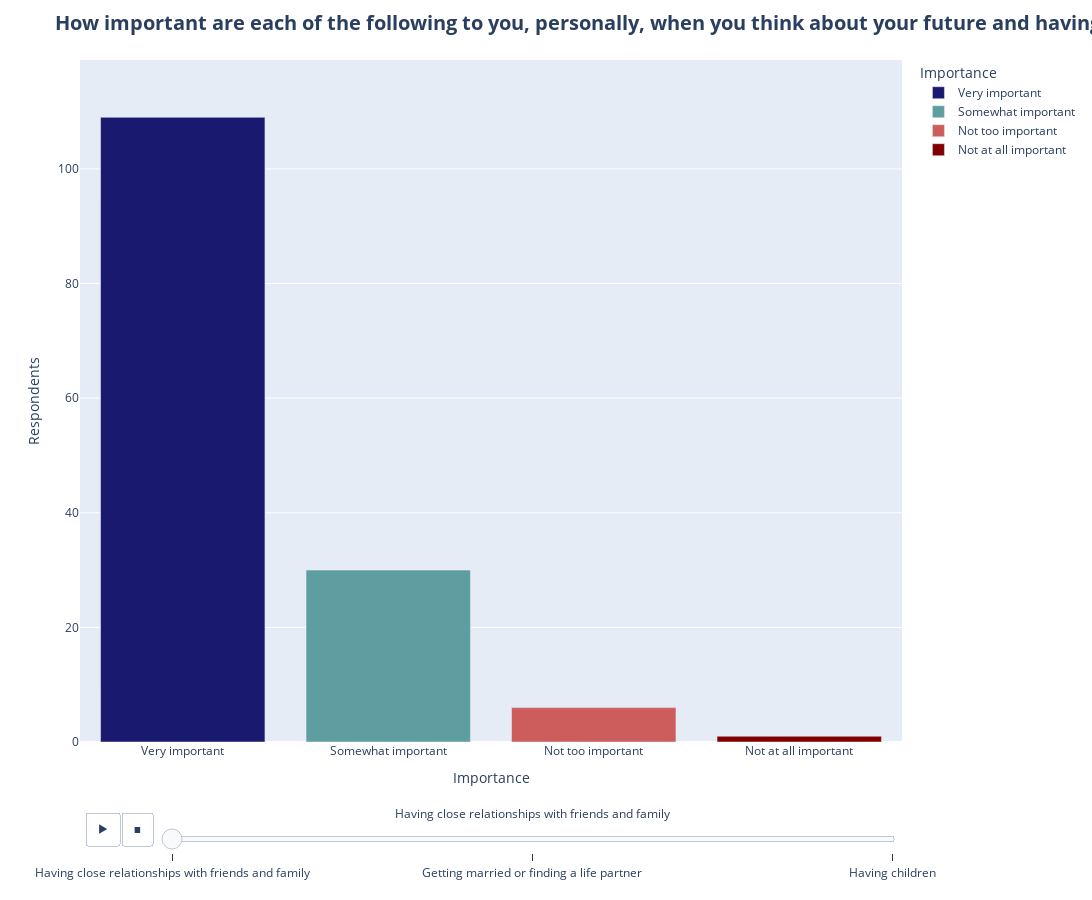

Notebook cell for this chart:
### Code cell
max_y = new_df['Value'].max() + 10 # + an int , not *1.05, because is int
min_y = 0

# Making my own color map because tbh don't want to change data now to be non categorical
# https://plotly.com/python/css-colors/
color_map = {
    "Very important": "midnightblue",
    "Somewhat important": "cadetblue",
    "Not too important": "indianred",
    "Not at all important": "maroon"
}

fig = px.bar(new_df,
             x = 'Importance',
             y = 'Value',
             color = 'Importance', # maybe change this later
             hover_name = 'Importance', # change hover to have cooler stuff later
             animation_frame = 'ShortQ',
             color_discrete_map = color_map,
             labels = {
                 'Importance':'Importance',
                 'Value':'Respondents',
                 'ShortQ':'Question'
             },
             width = 1400,
             height = 900,
             range_y = [min_y, max_y],
             hover_data = {'Importance':False,
                          'Value':True,
                          'Question':False,
                          'ShortQ':False}
)

fig.update_layout(
    title = {'text':to_slice, 'xanchor':'left', 'font':{'size':20,'weight':'bold'}}
)

# for i in [0,1,2]: # this was for demonstration purposes in an earlier milestone
#     sliders = [{'currentvalue':{'prefix':"",'xanchor':'center'}, 'active':i}]
#     fig.update_layout(sliders = sliders)

#     fig.update(data = fig.frames[i].data)
#     fig.write_image(f"famvalues_barplot{i}.png")

sliders = [{'currentvalue':{'prefix':"",'xanchor':'center'}, 'active':0}]
fig.update_layout(sliders = sliders)

fig.update(data = fig.frames[0].data)
fig.write_html(f"famvalues_barplot{0}.html")

fig.show()

### Figure 1 — Plotly figure (JSON) as saved in the notebook; plotly's stock layout.template omitted (floating-point values rounded to 4 significant figures)
{"data": [{"customdata": [["How important are each of the following to you, personally, when you think about your future and having a great life: Having close relationships with friends and family", "Having close relationships with friends and family"]], "hovertemplate": "<b>%{hovertext}</b><br><br>Respondents=%{y}<extra></extra>", "hovertext": ["Very important"], "legendgroup": "Very important", "marker": {"color": "midnightblue", "pattern": {"shape": ""}}, "name": "Very important", "orientation": "v", "showlegend": true, "textposition": "auto", "type": "bar", "x": ["Very important"], "xaxis": "x", "y": [109], "yaxis": "y"}, {"customdata": [["How important are each of the following to you, personally, when you think about your future and having a great life: Having close relationships with friends and family", "Having close relationships with friends and family"]], "hovertemplate": "<b>%{hovertext}</b><br><br>Respondents=%{y}<extra></extra>", "hovertext": ["Somewhat important"], "legendgroup": "Somewhat important", "marker": {"color": "cadetblue", "pattern": {"shape": ""}}, "name": "Somewhat important", "orientation": "v", "showlegend": true, "textposition": "auto", "type": "bar", "x": ["Somewhat important"], "xaxis": "x", "y": [30], "yaxis": "y"}, {"customdata": [["How important are each of the following to you, personally, when you think about your future and having a great life: Having close relationships with friends and family", "Having close relationships with friends and family"]], "hovertemplate": "<b>%{hovertext}</b><br><br>Respondents=%{y}<extra></extra>", "hovertext": ["Not too important"], "legendgroup": "Not too important", "marker": {"color": "indianred", "pattern": {"shape": ""}}, "name": "Not too important", "orientation": "v", "showlegend": true, "textposition": "auto", "type": "bar", "x": ["Not too important"], "xaxis": "x", "y": [6], "yaxis": "y"}, {"customdata": [["How important are each of the following to you, personally, when you think about your future and having a great life: Having close relationships with friends and family", "Having close relationships with friends and family"]], "hovertemplate": "<b>%{hovertext}</b><br><br>Respondents=%{y}<extra></extra>", "hovertext": ["Not at all important"], "legendgroup": "Not at all important", "marker": {"color": "maroon", "pattern": {"shape": ""}}, "name": "Not at all important", "orientation": "v", "showlegend": true, "textposition": "auto", "type": "bar", "x": ["Not at all important"], "xaxis": "x", "y": [1], "yaxis": "y"}], "layout": {"barmode": "relative", "height": 900, "legend": {"title": {"text": "Importance"}, "tracegroupgap": 0}, "margin": {"t": 60}, "sliders": [{"active": 0, "currentvalue": {"prefix": "", "xanchor": "center"}, "len": 0.9, "pad": {"b": 10, "t": 60}, "steps": [{"args": [["Having close relationships with friends and family"], {"frame": {"duration": 0, "redraw": true}, "fromcurrent": true, "mode": "immediate", "transition": {"duration": 0, "easing": "linear"}}], "label": "Having close relationships with friends and family", "method": "animate"}, {"args": [["Getting married or finding a life partner"], {"frame": {"duration": 0, "redraw": true}, "fromcurrent": true, "mode": "immediate", "transition": {"duration": 0, "easing": "linear"}}], "label": "Getting married or finding a life partner", "method": "animate"}, {"args": [["Having children"], {"frame": {"duration": 0, "redraw": true}, "fromcurrent": true, "mode": "immediate", "transition": {"duration": 0, "easing": "linear"}}], "label": "Having children", "method": "animate"}], "x": 0.1, "xanchor": "left", "y": 0, "yanchor": "top"}], "title": {"font": {"size": 20, "weight": "bold"}, "text": "How important are each of the following to you, personally, when you think about your future and having a great life: ", "xanchor": "left"}, "updatemenus": [{"buttons": [{"args": [null, {"frame": {"duration": 500, "redraw": true}, "fromcurrent": true, "mode": "immediate", "transition": {"duration": 500, "easing": "linear"}}], "label": "&#9654;", "method": "animate"}, {"args": [[null], {"frame": {"duration": 0, "redraw": true}, "fromcurrent": true, "mode": "immediate", "transition": {"duration": 0, "easing": "linear"}}], "label": "&#9724;", "method": "animate"}], "direction": "left", "pad": {"r": 10, "t": 70}, "showactive": false, "type": "buttons", "x": 0.1, "xanchor": "right", "y": 0, "yanchor": "top"}], "width": 1400, "xaxis": {"anchor": "y", "categoryarray": ["Very important", "Somewhat important", "Not too important", "Not at all important"], "categoryorder": "array", "domain": [0, 1], "title": {"text": "Importance"}}, "yaxis": {"anchor": "x", "domain": [0, 1], "range": [0, 119], "title": {"text": "Respondents"}}}}
